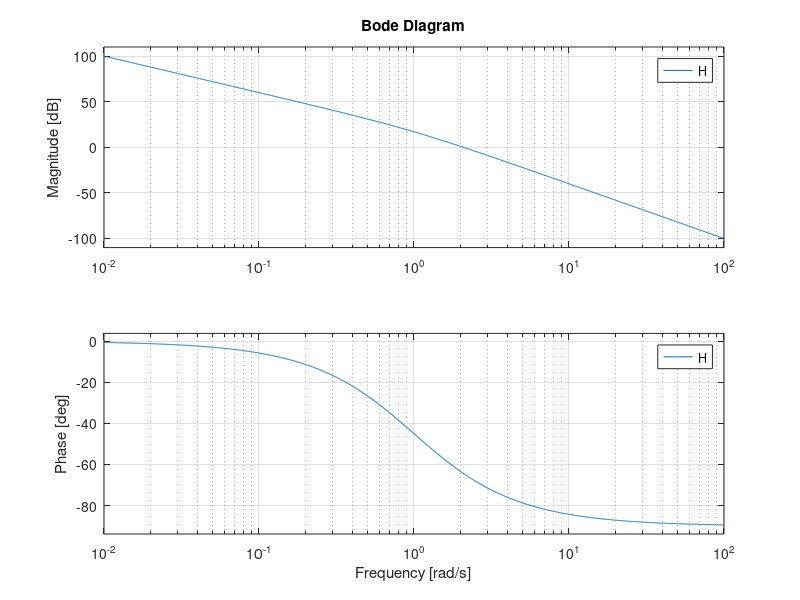
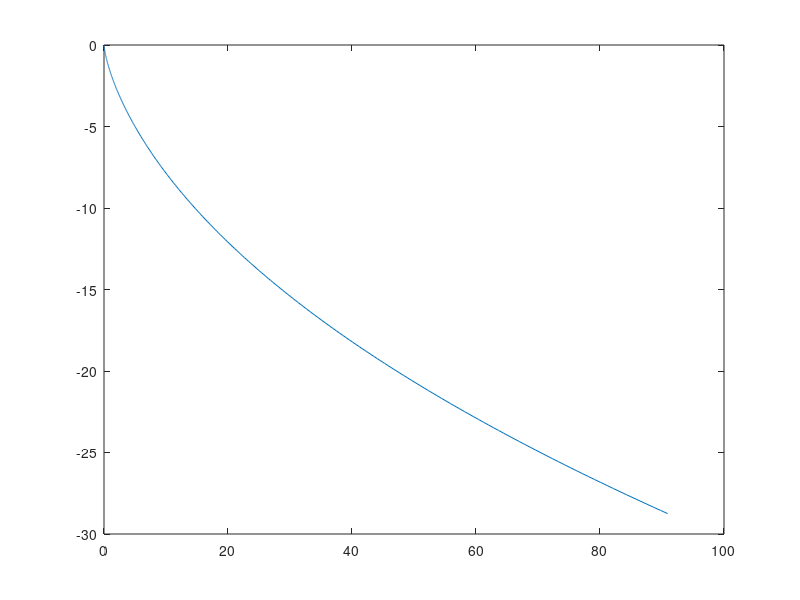
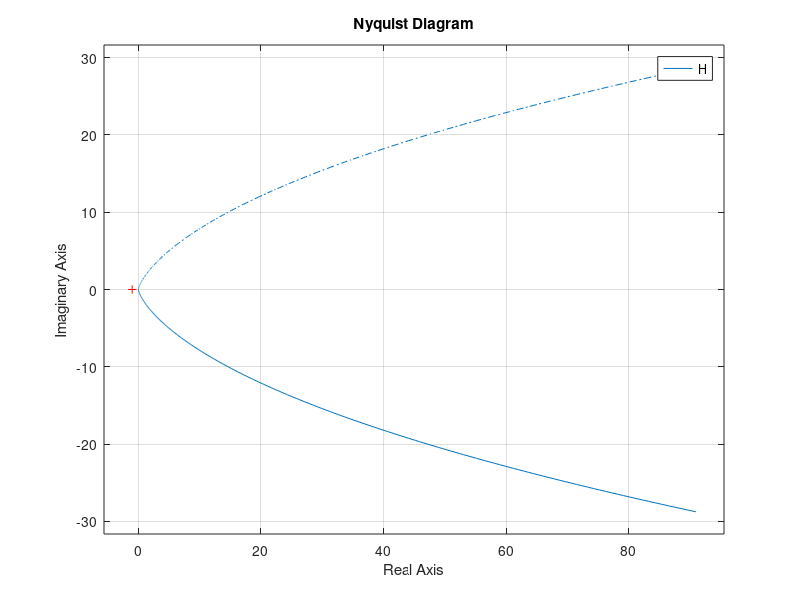
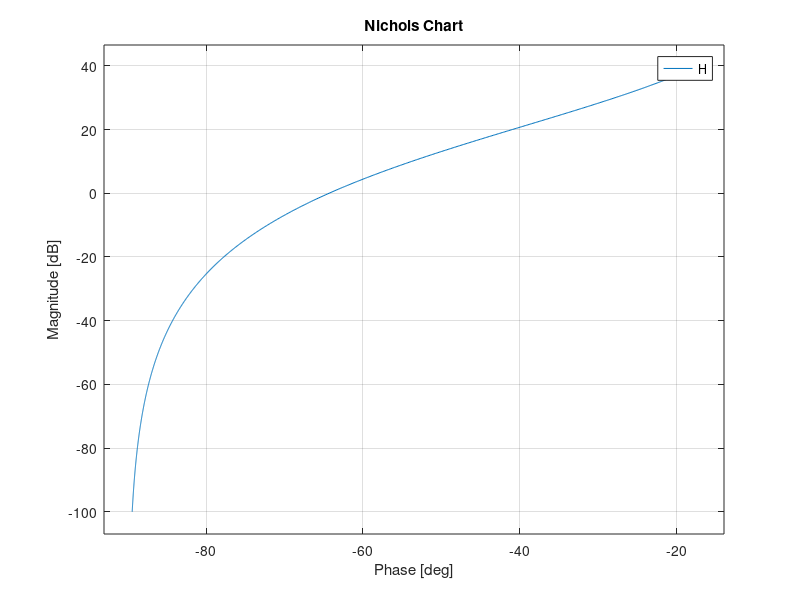

These figures' MATLAB source, in order:
clear all
close all
clc

s = tf('s');
H = -10/(s^2*(s+1));

figure, bode(H)
[re,im] = nyquist(H);
figure, plot(squeeze(re),squeeze(im))
figure, nyquist(H)
figure, nichols(H)
